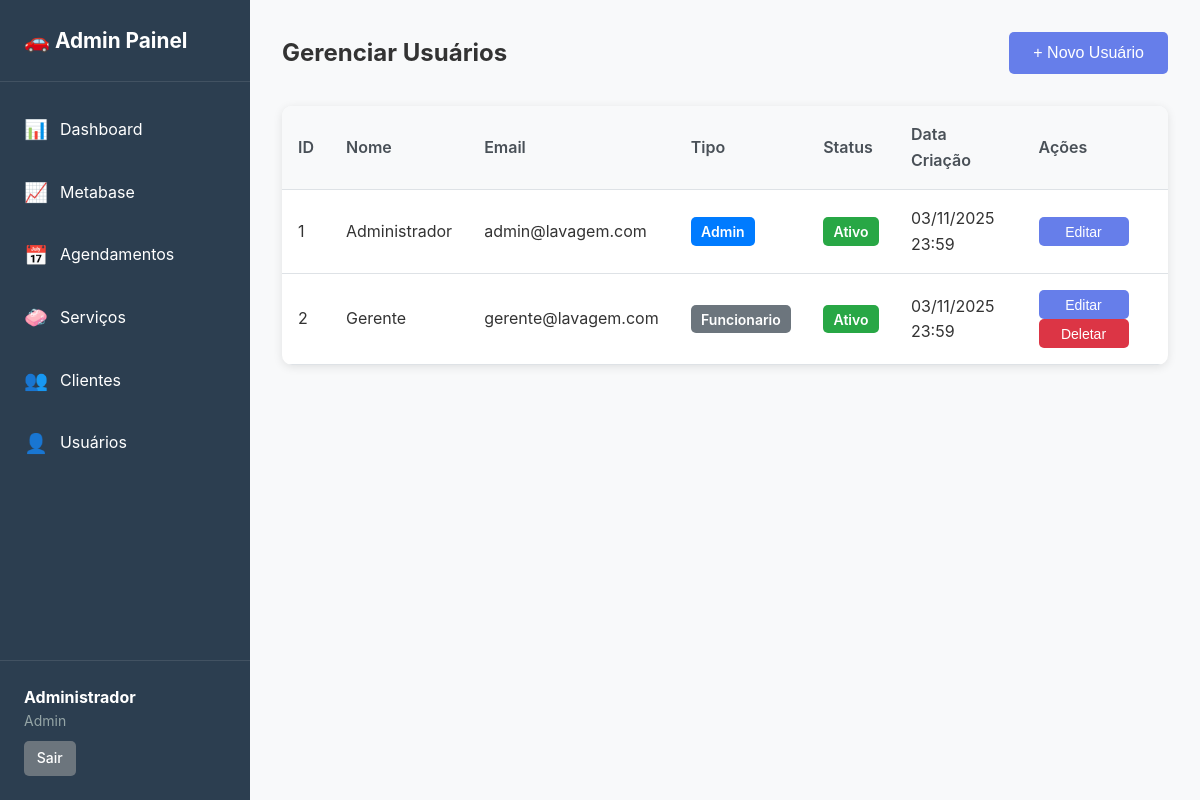
The page /public/admin/usuarios.php (signed in) on the database its author committed.
### tables this page shows
CREATE TABLE usuarios (
        id INT PRIMARY KEY AUTO_INCREMENT,
        nome VARCHAR(100) NOT NULL,
        email VARCHAR(100) UNIQUE NOT NULL,
        senha VARCHAR(255) NOT NULL,
        tipo ENUM('admin', 'funcionario') DEFAULT 'funcionario',
        ativo TINYINT(1) DEFAULT 1,
        data_criacao TIMESTAMP DEFAULT CURRENT_TIMESTAMP,
        data_atualizacao TIMESTAMP DEFAULT CURRENT_TIMESTAMP ON UPDATE CURRENT_TIMESTAMP,
        INDEX idx_email (email),
        INDEX idx_tipo (tipo)
    );

### app/controllers/BaseController.php (called while the page is built, shortened)
<?php
require_once __DIR__ . '/../../config/database.php';
class BaseController {
    public function __construct() {
        $database = new Database();
        $this->db = $database->getConnection();
    }
}
?>

### config/database.php (called while the page is built, shortened)
<?php
class Database {
    private $host = "localhost";
    private $db_name = "lavagem_veiculos";
    private $username = "root";
    private $password = "";
    public function getConnection() {
        $this->conn = null;
        try {
            $this->conn = new PDO(
                "mysql:host=" . $this->host . ";dbname=" . $this->db_name . ";charset=utf8mb4",
                $this->username,
                $this->password,
                array(
                    PDO::ATTR_ERRMODE => PDO::ERRMODE_EXCEPTION,
                    PDO::ATTR_DEFAULT_FETCH_MODE => PDO::FETCH_ASSOC,
                    PDO::ATTR_EMULATE_PREPARES => false
                )
            );
        } catch(PDOException $exception) {
            echo "Erro de conexão: " . $exception->getMessage();
        }
        return $this->conn;
    }
}
?>

### app/controllers/UsuariosController.php (called while the page is built, shortened)
<?php
require_once __DIR__ . '/../models/Usuario.php';
require_once __DIR__ . '/BaseController.php';
class UsuariosController extends BaseController {
    public function getList() {
        $m = new Usuario($this->db);
        $stmt = $m->readAll();
        return $stmt->fetchAll(PDO::FETCH_ASSOC);
    }
}
?>

### app/models/Usuario.php (called while the page is built, shortened)
<?php
require_once __DIR__ . '/../../config/database.php';
class Usuario {
    private $conn;
    private $table_name = "usuarios";
    public function __construct($db = null) {
        if ($db) {
            $this->conn = $db;
        } else {
            $database = new Database();
            $this->conn = $database->getConnection();
        }
    }
    public function readAll() {
        $query = "SELECT * FROM " . $this->table_name . " ORDER BY nome ASC";
        $stmt = $this->conn->prepare($query);
        $stmt->execute();
        return $stmt;
    }
}
?>

### config/config.php (called while the page is built, shortened)
<?php
function formatarDataHora($data) {
    return date('d/m/Y H:i', strtotime($data));
}
?>

### public/admin/usuarios.php (the view, shortened to what this page needs)
<?php
require_once __DIR__ . '/../../config/config.php';
require_once __DIR__ . '/../../app/controllers/UsuariosController.php';
$controller = new UsuariosController();
$usuarios = $controller->getList();
include __DIR__ . '/../../app/views/admin/header_admin.php';
?>
<div class="admin-content">
    <div class="admin-header">
        <h2>Gerenciar Usuários</h2>
        <button onclick="abrirModal('modalCriar')" class="btn btn-primary">+ Novo Usuário</button>
    </div>
    <div class="admin-table-container">
        <table class="admin-table">
            <thead>
                <tr>
                    <th>ID</th>
                    <th>Nome</th>
                    <th>Email</th>
                    <th>Tipo</th>
                    <th>Status</th>
                    <th>Data Criação</th>
                    <th>Ações</th>
                </tr>
            </thead>
            <tbody>
                <?php foreach ($usuarios as $usuario): ?>
                <tr>
                    <td><?php echo $usuario['id']; ?></td>
                    <td><?php echo htmlspecialchars($usuario['nome']); ?></td>
                    <td><?php echo htmlspecialchars($usuario['email']); ?></td>
                    <td>
                        <span class="badge <?php echo $usuario['tipo'] == 'admin' ? 'badge-primary' : 'badge-secondary'; ?>">
                            <?php echo ucfirst($usuario['tipo']); ?>
                        </span>
                    </td>
                    <td>
                        <span class="badge <?php echo $usuario['ativo'] ? 'badge-success' : 'badge-danger'; ?>">
                            <?php echo $usuario['ativo'] ? 'Ativo' : 'Inativo'; ?>
                        </span>
                    </td>
                    <td><?php echo formatarDataHora($usuario['data_criacao']); ?></td>
                    <td>
                        <button onclick='editarUsuario(<?php echo json_encode($usuario); ?>)' class="btn btn-sm">Editar</button>
                        <?php if ($usuario['id'] != $_SESSION['admin_id']): ?>
                        <button onclick="deletarUsuario(<?php echo $usuario['id']; ?>)" class="btn btn-sm btn-danger">Deletar</button>
                        <?php endif; ?>
                    </td>
                </tr>
                <?php endforeach; ?>
            </tbody>
        </table>
    </div>
</div>
<?php include __DIR__ . '/../../app/views/admin/footer_admin.php'; ?>

### public/css/style.css (style rules this page uses)
* { margin: 0; padding: 0; box-sizing: border-box; }
body { font-family: -apple-system, BlinkMacSystemFont, 'Segoe UI', Roboto, 'Helvetica Neue', Arial, sans-serif; line-height: 1.6; color: #333; background-color: #f5f5f5; }
.btn { display: inline-block; padding: 0.75rem 1.5rem; background: #667eea; color: white; text-decoration: none; border-radius: 5px; border: none; cursor: pointer; font-size: 1rem; font-weight: 500; transition: all 0.3s; }
.btn-primary { background: #667eea; }
.btn-danger { background: #dc3545; }
.btn-sm { padding: 0.4rem 0.8rem; font-size: 0.875rem; }
.admin-body { background: #f8f9fa; }
.admin-content { max-width: 1400px; }
.admin-header { display: flex; justify-content: space-between; align-items: center; margin-bottom: 2rem; }
.admin-table-container { background: white; border-radius: 10px; box-shadow: 0 2px 10px rgba(0,0,0,0.1); overflow-x: auto; }
.admin-table { width: 100%; border-collapse: collapse; }
.admin-table thead { background: #f8f9fa; }
.admin-table th, .admin-table td { padding: 1rem; text-align: left; border-bottom: 1px solid #dee2e6; }
.admin-table th { font-weight: 600; color: #495057; }
.admin-table .btn-sm { min-width: 90px; text-align: center; }
.badge { padding: 0.35rem 0.65rem; border-radius: 5px; font-size: 0.875rem; font-weight: 600; }
.badge-primary { background: #007bff; color: white; }
.badge-secondary { background: #6c757d; color: white; }
.badge-success { background: #28a745; color: white; }

### rows shown on the page
usuarios: id "1", nome "Administrador", email "admin@lavagem.com", tipo "Admin", ativo "Ativo", data_criacao "03/11/2025 23:59"
usuarios: id "2", nome "Gerente", email "gerente@lavagem.com", tipo "Funcionario", ativo "Ativo", data_criacao "03/11/2025 23:59"

### other values the page prints
$_SESSION['admin_nome'] "Administrador"
$_SESSION['admin_tipo'] "Admin"
